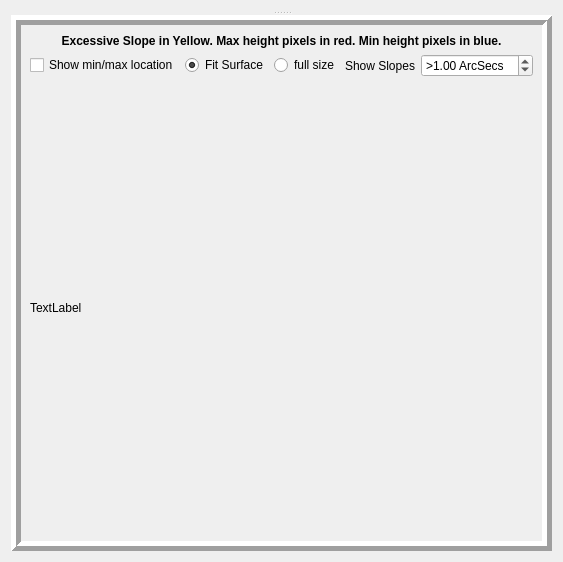
<?xml version="1.0" encoding="UTF-8"?>
<ui version="4.0">
 <class>pixelStats</class>
 <widget class="QWidget" name="pixelStats">
  <property name="geometry">
   <rect>
    <x>0</x>
    <y>0</y>
    <width>507</width>
    <height>562</height>
   </rect>
  </property>
  <property name="sizePolicy">
   <sizepolicy hsizetype="Expanding" vsizetype="Expanding">
    <horstretch>0</horstretch>
    <verstretch>0</verstretch>
   </sizepolicy>
  </property>
  <property name="windowTitle">
   <string>Wavefront error Histogram in pixels</string>
  </property>
  <layout class="QVBoxLayout" name="verticalLayout_2">
   <item>
    <widget class="QSplitter" name="splitter">
     <property name="orientation">
      <enum>Qt::Vertical</enum>
     </property>
     <widget class="QWidget" name="layoutWidget_3">
      <layout class="QHBoxLayout" name="horizontalLayout">
       <item>
        <widget class="QwtPlot" name="histo" native="true">
         <property name="sizePolicy">
          <sizepolicy hsizetype="Expanding" vsizetype="Expanding">
           <horstretch>0</horstretch>
           <verstretch>0</verstretch>
          </sizepolicy>
         </property>
         <property name="toolTip">
          <string>&lt;html&gt;&lt;head/&gt;&lt;body&gt;&lt;p&gt;Move the&lt;span style=&quot; color:#ff0000;&quot;&gt; red&lt;/span&gt; and &lt;span style=&quot; color:#0055ff;&quot;&gt;blue&lt;/span&gt; lines with the left mouse button. To adjust just were the first red an blue pixels show up on the image below. At that point you then have the PV measurements of the analysis. Moving the points further to the middle lowers the threshold for the display of each type of pixel.&lt;/p&gt;&lt;/body&gt;&lt;/html&gt;</string>
         </property>
        </widget>
       </item>
      </layout>
     </widget>
     <widget class="QFrame" name="frame">
      <property name="frameShape">
       <enum>QFrame::Box</enum>
      </property>
      <property name="frameShadow">
       <enum>QFrame::Raised</enum>
      </property>
      <property name="lineWidth">
       <number>5</number>
      </property>
      <layout class="QVBoxLayout" name="verticalLayout_3">
       <item>
        <layout class="QVBoxLayout" name="verticalLayout" stretch="0,0,1">
         <item>
          <widget class="QLabel" name="label_2">
           <property name="text">
            <string>&lt;b&gt;Excessive Slope in Yellow.  Max height pixels in red. Min height pixels in blue.&lt;/b&gt;</string>
           </property>
           <property name="textFormat">
            <enum>Qt::RichText</enum>
           </property>
           <property name="alignment">
            <set>Qt::AlignCenter</set>
           </property>
          </widget>
         </item>
         <item>
          <layout class="QHBoxLayout" name="horizontalLayout_2">
           <item>
            <widget class="QCheckBox" name="minmaxloc">
             <property name="toolTip">
              <string>Draws a blue circile around the lowes pixel and a red circle around the highest circle.</string>
             </property>
             <property name="text">
              <string>Show min/max location</string>
             </property>
            </widget>
           </item>
           <item>
            <widget class="QRadioButton" name="fit">
             <property name="toolTip">
              <string>Shrink mirror to fit in this dialog.</string>
             </property>
             <property name="text">
              <string>Fit Surface</string>
             </property>
             <property name="checked">
              <bool>true</bool>
             </property>
            </widget>
           </item>
           <item>
            <widget class="QRadioButton" name="radioButton_2">
             <property name="toolTip">
              <string>Show mirror full size with scroll bars.</string>
             </property>
             <property name="text">
              <string>full size</string>
             </property>
            </widget>
           </item>
           <item>
            <widget class="QLabel" name="label">
             <property name="text">
              <string>Show Slopes</string>
             </property>
            </widget>
           </item>
           <item>
            <widget class="QDoubleSpinBox" name="arcSecs">
             <property name="toolTip">
              <string>&lt;html&gt;&lt;head/&gt;&lt;body&gt;&lt;p&gt;Besides PV or RMS measurements of the wavefrontit is also important to check for slope values that exceed 1 arc second on the wave front.&lt;/p&gt;&lt;p&gt;This display colors any pixel whoes neighbor pixel creates a slope in the wavefront greater than the value set in this control in arc seconds.&lt;/p&gt;&lt;p&gt;These values are highly dependent on the smoothing value used for the wavefront. The usual method of choosing a good smoothing value is&lt;/p&gt;&lt;p&gt;to look at the smoothed simulated foucault image until it matches what the real Foucault image is or until it seems similar to other foucault images &lt;/p&gt;&lt;p&gt;you have seen. There is always the risk that too much smoothing will reduce the slope of actual details.&lt;/p&gt;&lt;/body&gt;&lt;/html&gt;</string>
             </property>
             <property name="prefix">
              <string>&gt;</string>
             </property>
             <property name="suffix">
              <string> ArcSecs</string>
             </property>
             <property name="minimum">
              <double>0.050000000000000</double>
             </property>
             <property name="maximum">
              <double>60.000000000000000</double>
             </property>
             <property name="singleStep">
              <double>0.100000000000000</double>
             </property>
             <property name="value">
              <double>1.000000000000000</double>
             </property>
            </widget>
           </item>
          </layout>
         </item>
         <item>
          <widget class="QLabel" name="image">
           <property name="text">
            <string>TextLabel</string>
           </property>
          </widget>
         </item>
        </layout>
       </item>
      </layout>
     </widget>
    </widget>
   </item>
  </layout>
 </widget>
 <customwidgets>
  <customwidget>
   <class>QwtPlot</class>
   <extends>QWidget</extends>
   <header location="global">qwt_plot.h</header>
   <container>1</container>
  </customwidget>
 </customwidgets>
 <resources/>
 <connections/>
</ui>
